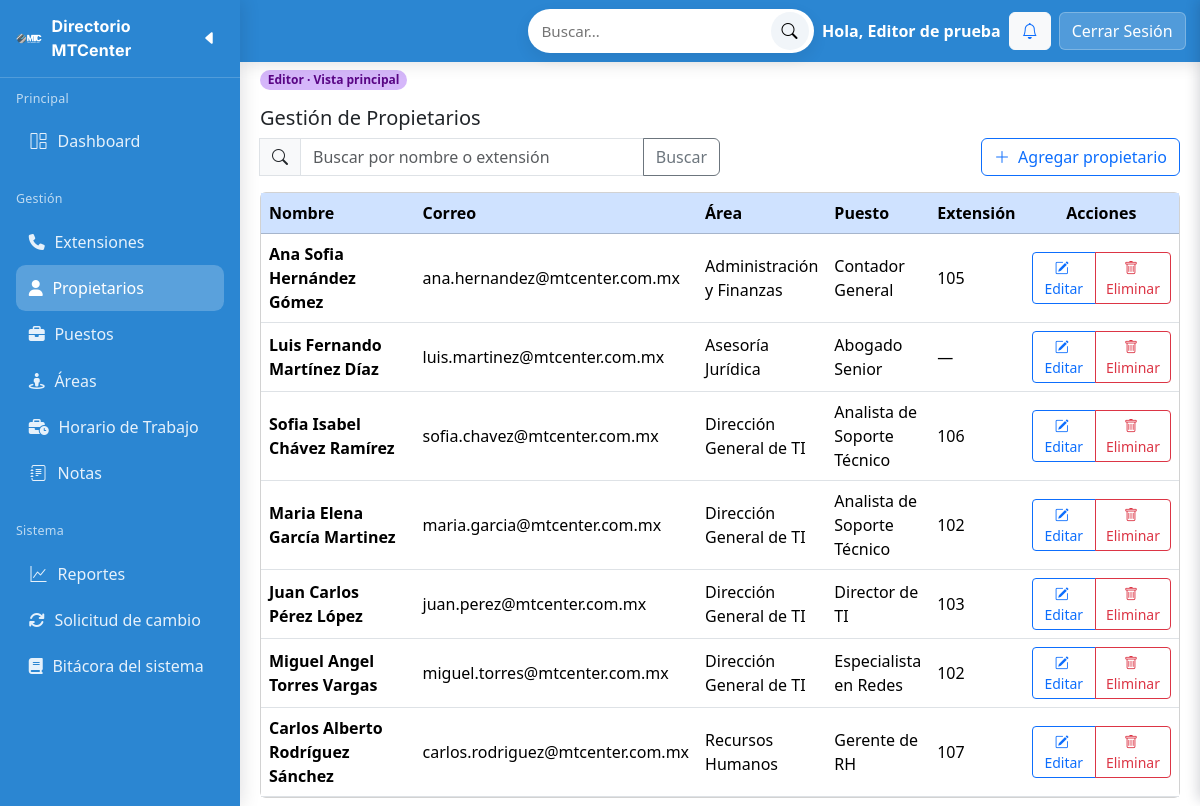
The page /config/app.php?accion=propietarios.listar (signed in) on the database its author committed.
### tables this page shows
CREATE TABLE propietario (
  idPropietario INT NOT NULL AUTO_INCREMENT COMMENT 'ID unico del propietario',
  nombre VARCHAR(50) NOT NULL COMMENT 'Nombre(s) del propietario',
  email VARCHAR(150) NULL COMMENT 'Correo(s) electronico(s) del propietario',
  apellidoP VARCHAR(50) NOT NULL COMMENT 'Apellido paterno del propietario',
  apellidoM VARCHAR(50) NOT NULL COMMENT 'Apellido materno del propietario',
  fechaAlta TIMESTAMP NOT NULL DEFAULT CURRENT_TIMESTAMP COMMENT 'Fecha de alta',

  puestoId INT NOT NULL COMMENT 'FK a idPuesto',
  extensionId INT NULL COMMENT 'FK a idExtension',
  PRIMARY KEY (idPropietario),
  CONSTRAINT fk_prop_puesto    FOREIGN KEY (puestoId)   REFERENCES puesto(idPuesto)       ON DELETE RESTRICT ON UPDATE CASCADE,
  CONSTRAINT fk_prop_extension FOREIGN KEY (extensionId)REFERENCES extension(idExtension) ON DELETE SET NULL ON UPDATE CASCADE
);

CREATE TABLE area (
  idArea INT NOT NULL AUTO_INCREMENT COMMENT 'ID unico del area',
  nombre VARCHAR(50) NOT NULL COMMENT 'Nombre del area',
  email VARCHAR(100) NULL COMMENT 'Correo electronico de el area',
  descripcion VARCHAR(255) NULL COMMENT 'Descripcion del area',
  creada_at TIMESTAMP NOT NULL DEFAULT CURRENT_TIMESTAMP COMMENT 'Fecha de creacion',

  PRIMARY KEY (idArea)
);

CREATE TABLE puesto (
  idPuesto INT NOT NULL AUTO_INCREMENT COMMENT 'ID unico del puesto',
  nombre VARCHAR(50) NOT NULL COMMENT 'Nombre del puesto',
  descripcion VARCHAR(100) NOT NULL COMMENT 'Descripcion breve del puesto',
  creada_at TIMESTAMP NOT NULL DEFAULT CURRENT_TIMESTAMP COMMENT 'Fecha de creacion',

  areaId INT NOT NULL COMMENT 'FK a idArea',
  PRIMARY KEY (idPuesto),
  CONSTRAINT fk_puesto_area
  FOREIGN KEY (areaId) REFERENCES area(idArea) ON DELETE RESTRICT ON UPDATE CASCADE
);

CREATE TABLE extension (
  idExtension INT NOT NULL AUTO_INCREMENT COMMENT 'ID unico de la extension',
  numero VARCHAR(3) NOT NULL COMMENT 'Numero de la extension',
  descripcion VARCHAR(100) NOT NULL COMMENT 'Descripcion breve de la extension',
  creada_at TIMESTAMP NOT NULL DEFAULT CURRENT_TIMESTAMP COMMENT 'Fecha de creacion',

  PRIMARY KEY (idExtension)
);

### Controller/EditorControlador.php (called while the page is built, shortened)
<?php
require_once __DIR__ . '/../Model/Propietario.php';
class EditorControlador extends AppControlador {
    public function propietariosListar(): void {
        $q = trim($_GET['q'] ?? '');
        $MProp = new Propietario();
        $propietarios = $MProp->listar($q);
        require __DIR__ . '/../View/editor/propietarios.php';
    }
}

### Model/Propietario.php (called while the page is built, shortened)
<?php
class Propietario
{
    public function listar(string $q = ''): array {
        $pdo = BD::pdo();
        $sql = "SELECT pr.*,
                    a.nombre AS areaNombre,
                    p.nombre AS puestoNombre,
                    e.numero AS extensionNumero,
                    p.areaId  AS areaIdDelPuesto
                FROM propietario pr
        INNER JOIN puesto    p ON p.idPuesto    = pr.puestoId
        INNER JOIN area      a ON a.idArea      = p.areaId
            LEFT JOIN extension e ON e.idExtension = pr.extensionId";
        $params = [];
        $sql .= " ORDER BY a.nombre, p.nombre, pr.apellidoP, pr.apellidoM, pr.nombre";
        $st = $pdo->prepare($sql);
        $st->execute($params);
        return $st->fetchAll(PDO::FETCH_ASSOC);
    }
}

### View/editor/propietarios.php (the view, shortened to what this page needs)
<?php
require __DIR__ . '/../layout/headEditor.php';
$q = isset($_GET['q']) ? trim($_GET['q']) : '';
?>
<div class="mb-3">
    <h2 class="h5 mb-2">Gestión de Propietarios</h2>
    <div class="d-flex align-items-center gap-2">
        <form class="input-group" style="max-width: 460px;" method="get" action="<?= BASE_URL ?>/config/app.php">
            <span class="input-group-text bg-light"><i class="bi bi-search"></i></span>
            <input id="buscador" name="q" type="search" class="form-control" placeholder="Buscar por nombre o extensión"
                value="<?= htmlspecialchars($q) ?>">
            <button class="btn btn-outline-secondary">Buscar</button>
        </form>
        <div class="ms-auto">
            <button class="btn btn-outline-primary" data-bs-toggle="modal" data-bs-target="#modalPropietario" onclick="openCreate()">
                <i class="bi bi-plus-lg me-1"></i> Agregar propietario
            </button>
        </div>
    </div>
</div>
<div class="card">
    <div class="table-responsive">
        <table class="table table-hover align-middle mb-0" id="tablaPropietarios">
            <thead>
                <tr class="table-primary">
                    <th style="width:260px;">Nombre</th>
                    <th>Correo</th>
                    <th>Área</th>
                    <th>Puesto</th>
                    <th>Extensión</th>
                    <th style="width:180px;" class="text-center">Acciones</th>
                </tr>
            </thead>
            <tbody>
                <?php if (empty($propietarios)): ?>
                    <tr>
                        <td colspan="6" class="text-center text-muted py-4">Sin registros</td>
                    </tr>
                    <?php else: foreach ($propietarios as $row): ?>
                        <tr data-id="<?= (int)($row['idPropietario'] ?? 0) ?>">
                            <td class="fw-semibold">
                                <?= htmlspecialchars(trim(($row['nombre'] ?? '') . ' ' . ($row['apellidoP'] ?? '') . ' ' . ($row['apellidoM'] ?? ''))) ?>
                            </td>
                            <td><?= htmlspecialchars($row['email'] ?? '—') ?></td>
                            <td><?= htmlspecialchars($row['areaNombre'] ?? '—') ?></td>
                            <td><?= htmlspecialchars($row['puestoNombre'] ?? '—') ?></td>
                            <td><?= htmlspecialchars($row['extensionNumero'] ?? '—') ?></td>
                            <td class="text-center">
                                <div class="btn-group btn-group-sm">
                                    <button class="btn btn-outline-primary"
                                        onclick='openEdit(
                    <?= (int)($row["idPropietario"] ?? 0) ?>,
                    <?= json_encode($row["nombre"] ?? "") ?>,
                    <?= json_encode($row["apellidoP"] ?? "") ?>,
                    <?= json_encode($row["apellidoM"] ?? "") ?>,
                    <?= json_encode($row["email"] ?? "") ?>,
                    <?= (int)($row["puestoId"] ?? 0) ?>,
                    <?= json_encode($row["areaIdDelPuesto"] ?? "") ?>,
                    <?= json_encode($row["extensionId"] ?? "") ?>
                )'>
                                        <i class="bi bi-pencil-square me-1"></i> Editar
                                    </button>
                                    <button class="btn btn-outline-danger"
                                        onclick='openConfirmEliminar(<?= (int)($row["idPropietario"] ?? 0) ?>, <?= json_encode(($row["nombre"] ?? "") . " " . ($row["apellidoP"] ?? "")) ?>)'>
                                        <i class="bi bi-trash me-1"></i> Eliminar
                                    </button>
                                </div>
                            </td>
                        </tr>
                <?php endforeach;
                endif; ?>
            </tbody>
        </table>
    </div>
</div>

### View/contenido/css/styleEditor.css (style rules this page uses)
:root { --blue: #2b86d2; --blue-2: #2b86d2; --ed-surface: #ffffff; --ed-text: #0f172a; --ed-shadow: 0 10px 24px rgba(2, 8, 23, .08); --ed-radius: 16px; --ed-azul: #81cafa; --ed-naranja: #f8c284; --ed-violet: #cfa0ff; --ed-turquesa: #7fffe3; }
body { font-family: Poppins, system-ui, Segoe UI, Roboto, Arial, sans-serif; overflow-x: hidden; }

### rows shown on the page
propietario: nombre+apellidoP+apellidoM "Ana Sofia Hernández Gómez", email "ana.hernandez@mtcenter.com.mx", area.nombre "Administración y Finanzas", puestoId.nombre "Contador General", extensionId.numero "105"
propietario: nombre+apellidoP+apellidoM "Luis Fernando Martínez Díaz", email "luis.martinez@mtcenter.com.mx", area.nombre "Asesoría Jurídica", puestoId.nombre "Abogado Senior", extensionNumero "—"
propietario: nombre+apellidoP+apellidoM "Sofia Isabel Chávez Ramírez", email "sofia.chavez@mtcenter.com.mx", area.nombre "Dirección General de TI", puestoId.nombre "Analista de Soporte Técnico", extensionId.numero "106"
propietario: nombre+apellidoP+apellidoM "Maria Elena García Martinez", email "maria.garcia@mtcenter.com.mx", area.nombre "Dirección General de TI", puestoId.nombre "Analista de Soporte Técnico", extensionId.numero "102"
propietario: nombre+apellidoP+apellidoM "Juan Carlos Pérez López", email "juan.perez@mtcenter.com.mx", area.nombre "Dirección General de TI", puestoId.nombre "Director de TI", extensionId.numero "103"
propietario: nombre+apellidoP+apellidoM "Miguel Angel Torres Vargas", email "miguel.torres@mtcenter.com.mx", area.nombre "Dirección General de TI", puestoId.nombre "Especialista en Redes", extensionId.numero "102"
propietario: nombre+apellidoP+apellidoM "Carlos Alberto Rodríguez Sánchez", email "carlos.rodriguez@mtcenter.com.mx", area.nombre "Recursos Humanos", puestoId.nombre "Gerente de RH", extensionId.numero "107"

### other values the page prints
$nombre "Editor de prueba"
